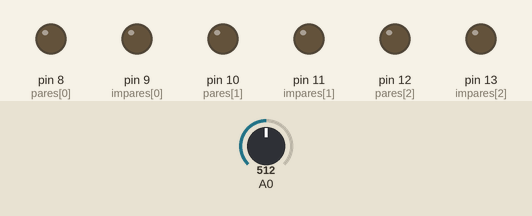
Simulated run of this sketch. Board: Arduino Uno, built with avr-gcc and run on an emulated ATmega328P. On the bench: output pins drawn as LEDs (lit = HIGH). Inputs (shaded band) come from the test bench; at power-on: A0 = 512. Random numbers use the default seed unless the sketch sets one.

Above: at 2.3 s.
At 6.5 s:
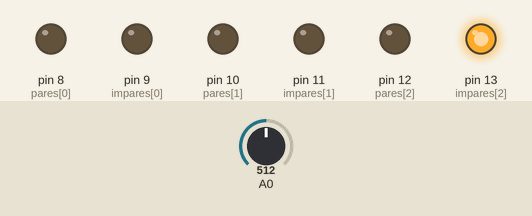
At 11.5 s:
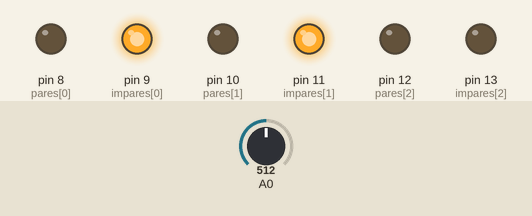
At 20.9 s:
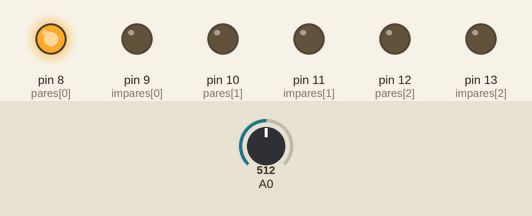
At 30.1 s:
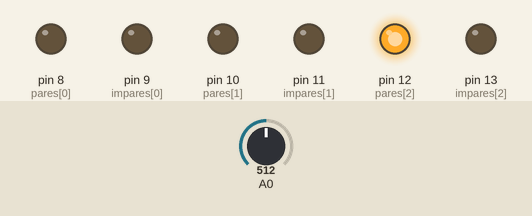
At 39.7 s:
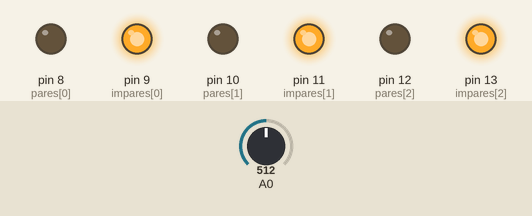
Timing chart, 0 to 40.0 s (numbered marks = the images above):
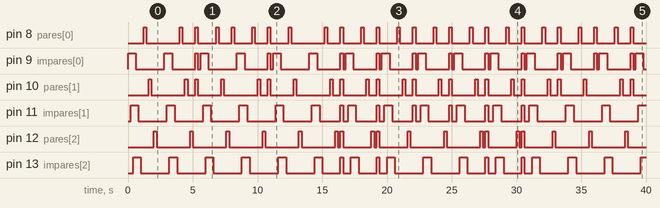

Measured:
- by itself, pin 8 (pares[0]): LOW → HIGH at 1.2 s, → LOW 0.20 s later, → HIGH 2.6 s later, → LOW 0.20 s later, … (52 changes in this stretch)
- by itself, pin 9 (impares[0]): LOW → HIGH at 0.00 s, → LOW 0.60 s later, → HIGH 2.2 s later, → LOW 0.60 s later, … (52 changes in this stretch)
- by itself, pin 10 (pares[1]): LOW → HIGH at 1.6 s, → LOW 0.20 s later, → HIGH 2.6 s later, → LOW 0.20 s later, … (48 changes in this stretch)
- by itself, pin 11 (impares[1]): repeats every 2.8 s: HIGH 0.60 s, LOW 1.6 s, HIGH 0.20 s, LOW 0.40 s
- by itself, pin 12 (pares[2]): LOW → HIGH at 2.0 s, → LOW 0.20 s later, → HIGH 2.6 s later, → LOW 0.20 s later, … (36 changes in this stretch)
- by itself, pin 13 (impares[2]): LOW → HIGH at 0.40 s, → LOW 0.60 s later, → HIGH 2.2 s later, → LOW 0.60 s later, … (37 changes in this stretch)

The sketch:

juegos_con_6_leds.ino
```cpp
/*
 * UTN-FICA-CIERCOM
 * Puertos Salida
 * Nombre: Brayan Chandi
 * Deber:Ejercicios- juegos con 6 leds
 * 1. Se encienden secuencialmente los leds impares (1,3,5)
 * 2. se encienden uno por uno los leds pares (0,2,4)
 * 3. Se encienden y apagan los leds de fprma aleatoria (RANDOM)
 */
 int impares[3]={9,11,13};  //vector para configurar los leds impares de salida
 int pares [3]={8,10,12};   // vector para configurar los leds pares de la salida
 int aleatorio[6]={8,9,10,11,12,13}; // vector para configurar todos los leds de la salida
 int i=0; // variable de recorrido del vector
 int l=0; // variable para generar numeros aleatorios
void setup() {

  //configuracion de pines impares de forma grupal
 for(;i<3;i++){
     pinMode(impares[i],OUTPUT);
    }
    i=0; // reseteo de variable de conteo
    //configuracion de pines pares de forma grupal
 for(;i<3;i++){
     pinMode(pares[i],OUTPUT);
    }
    i=0; // reseteo de variable de conteo
    //configuracion de pines aleatorios
 for(;i<6;i++){
     pinMode(aleatorio[i],OUTPUT); // pines a recorrer, los especificados en el array aleaorio
     digitalWrite(aleatorio[i],LOW); // el punto de partida es que todos los leds esten apagados
     randomSeed(analogRead(0)); // generacion de un valor aleatorio en cada repeticion -- 0 es el valor de un pin que no se esta utilizando
    }

    i=0; // reseteo de variable de conteo
}

void loop() {
  // programacion de cada ejercicio
  // ejercicio 1: se encienden secuencialmente los leds impares

 for(;i<3;i++){  // se encienden secuencialmete los leds que se encuentran en las pocisiones impares
    digitalWrite (impares[i],HIGH);
    delay(200);
    }
    i=0;
    for(;i<3;i++){
    digitalWrite (impares[i],LOW); // se apagan secuencialmente los leds que se encuantran en las posiciones impares
    delay(200);
    }
    i=0;
     for(;i<3;i++){ // se encienden y se apagn uno por uno los leds que se encuentran en las posiciones pares
    digitalWrite (pares[i],HIGH);
    delay(200);
    digitalWrite (pares[i],LOW);
    delay(200);
    }
    i=0;
    l=random(7); // se encienden aleatoriamente leds entre 0-6
    for(i=0;i<l;i++){
      digitalWrite(aleatorio[i],HIGH);}
      delay (200);
      for(i=0;i<l;i++){
       digitalWrite(aleatorio[i],LOW);}
       delay (200);
   i=0;


}
```
